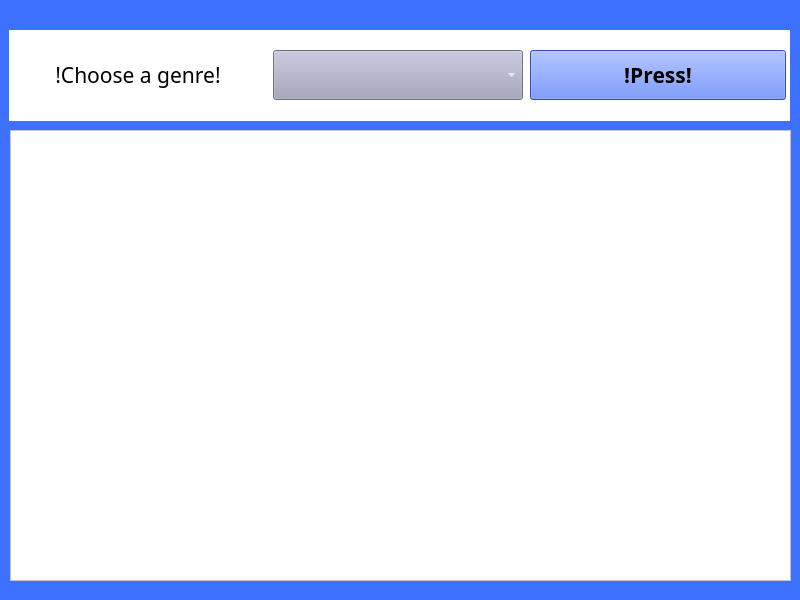
<?xml version="1.0" encoding="UTF-8"?>
<ui version="4.0">
 <class>MainWindow</class>
 <widget class="QMainWindow" name="MainWindow">
  <property name="geometry">
   <rect>
    <x>0</x>
    <y>0</y>
    <width>800</width>
    <height>600</height>
   </rect>
  </property>
  <property name="minimumSize">
   <size>
    <width>800</width>
    <height>600</height>
   </size>
  </property>
  <property name="maximumSize">
   <size>
    <width>800</width>
    <height>600</height>
   </size>
  </property>
  <property name="windowTitle">
   <string>MainWindow</string>
  </property>
  <property name="styleSheet">
   <string notr="true">background-color: rgb(62, 113, 255);</string>
  </property>
  <widget class="QWidget" name="centralwidget">
   <widget class="QTableWidget" name="table">
    <property name="geometry">
     <rect>
      <x>10</x>
      <y>130</y>
      <width>781</width>
      <height>451</height>
     </rect>
    </property>
    <property name="minimumSize">
     <size>
      <width>781</width>
      <height>451</height>
     </size>
    </property>
    <property name="maximumSize">
     <size>
      <width>781</width>
      <height>451</height>
     </size>
    </property>
    <property name="styleSheet">
     <string notr="true">background-color: rgb(255, 255, 255);</string>
    </property>
   </widget>
   <widget class="QWidget" name="horizontalWidget" native="true">
    <property name="geometry">
     <rect>
      <x>9</x>
      <y>30</y>
      <width>781</width>
      <height>91</height>
     </rect>
    </property>
    <property name="minimumSize">
     <size>
      <width>781</width>
      <height>91</height>
     </size>
    </property>
    <property name="maximumSize">
     <size>
      <width>781</width>
      <height>91</height>
     </size>
    </property>
    <property name="styleSheet">
     <string notr="true">background-color: rgb(255, 255, 255);</string>
    </property>
    <layout class="QHBoxLayout" name="horizontalLayout">
     <item>
      <widget class="QLabel" name="label">
       <property name="minimumSize">
        <size>
         <width>256</width>
         <height>50</height>
        </size>
       </property>
       <property name="maximumSize">
        <size>
         <width>256</width>
         <height>50</height>
        </size>
       </property>
       <property name="font">
        <font>
         <family>Segoe UI Black</family>
         <pointsize>16</pointsize>
        </font>
       </property>
       <property name="text">
        <string>!Сhoose a genre!</string>
       </property>
       <property name="alignment">
        <set>Qt::AlignCenter</set>
       </property>
      </widget>
     </item>
     <item>
      <widget class="QComboBox" name="combo">
       <property name="minimumSize">
        <size>
         <width>250</width>
         <height>50</height>
        </size>
       </property>
       <property name="maximumSize">
        <size>
         <width>250</width>
         <height>50</height>
        </size>
       </property>
       <property name="styleSheet">
        <string notr="true">background-color: rgb(157, 158, 184);
color: rgb(255, 255, 255);</string>
       </property>
      </widget>
     </item>
     <item>
      <widget class="QPushButton" name="pushButton">
       <property name="minimumSize">
        <size>
         <width>256</width>
         <height>50</height>
        </size>
       </property>
       <property name="maximumSize">
        <size>
         <width>256</width>
         <height>50</height>
        </size>
       </property>
       <property name="font">
        <font>
         <family>Segoe UI Black</family>
         <pointsize>16</pointsize>
         <weight>75</weight>
         <bold>true</bold>
        </font>
       </property>
       <property name="focusPolicy">
        <enum>Qt::StrongFocus</enum>
       </property>
       <property name="styleSheet">
        <string notr="true">background-color: rgb(66, 107, 255);</string>
       </property>
       <property name="text">
        <string>!Press!</string>
       </property>
      </widget>
     </item>
    </layout>
   </widget>
  </widget>
 </widget>
 <resources/>
 <connections/>
</ui>
